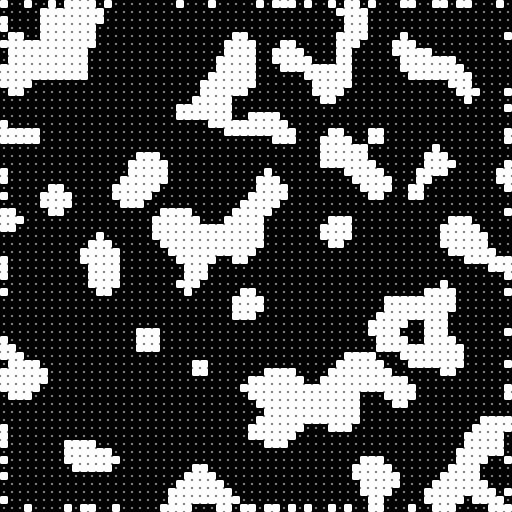
#> input picture ascii_training_data/cave_0.png, 1024 x 1024 px (shown at 1/2 size)
$ python -i gradient_mapper.py   (imports and definitions only)   (older library calls are emulated)
#> lines starting #> are read from the running program, lines starting #| are printed output that depends on the picture
#> further down, picture is the input picture: PIL image 1024x1024 L; 15.3% white in thin lines or dots
"""
Gradient-Based ASCII Mapper v1
High-quality ASCII art generation using brightness-to-character density mapping.

Key Features:
1. Extended character ramps (70+ characters sorted by density)
2. Floyd-Steinberg dithering for smooth gradients
3. Edge enhancement for crisp contours
4. Multiple preset ramps (detailed, standard, minimal)
5. Block-based averaging for cleaner output
"""

import numpy as np
from PIL import Image, ImageFilter, ImageEnhance, ImageOps
from typing import Optional, Tuple, List
from dataclasses import dataclass
import cv2


# =============================================================================
# CHARACTER RAMPS - Sorted by visual density (dark to light)
# =============================================================================

# Ultra-detailed ramp - 70 characters for maximum gradient smoothness
RAMP_ULTRA = "$@B%8&WM#*oahkbdpqwmZO0QLCJUYXzcvunxrjft/\\|()1{}[]?-_+~<>i!lI;:,\"^`'. "

# Detailed ramp - 40 characters for good gradients
RAMP_DETAILED = "@%#*+=-:. $@B%8&WM#oahkbdpwmZO0QCJYXzvunxrjft/|()1[]?-_~<>i!l;:,^`"

# Standard ramp - 16 characters (good balance)
RAMP_STANDARD = "@%#*+=-:. "

# Minimal ramp - 10 characters for stylized look
RAMP_MINIMAL = "@#S%?*+;:. "

# Block ramp - Uses block characters for density
RAMP_BLOCKS = "█▓▒░ "

# Structural ramp - Emphasizes edges and structure
RAMP_STRUCTURAL = "@#$%&8BMW*oahkbd|/\\(){}[]<>+=-~:;,.`' "

# Custom high-contrast ramp optimized for ASCII art
RAMP_CONTRAST = "@@@@@%%%%####****++++====----::::....    "


# Neat ramp - High contrast, structural characters only (user request)
RAMP_NEAT = " @#|/\\()<>[] "  # Prioritize space, solid blocks, and strong lines

@dataclass
class GradientConfig:
    """Configuration for gradient-based ASCII conversion."""
    ramp: str = RAMP_STANDARD
    width: int = 80                    # Output width in characters
    contrast: float = 1.5              # Contrast enhancement (1.0 = none)
    brightness: float = 1.0            # Brightness adjustment
    sharpness: float = 1.5             # Edge sharpening
    dither: bool = True                # Enable Floyd-Steinberg dithering
    invert: bool = False               # Invert brightness (for dark backgrounds)
    invert_ramp: bool = False          # Invert ramp mapping (white->dense instead of white->sparse)
    edge_enhance: bool = True          # Enhance edges before conversion
    gamma: float = 1.0                 # Gamma correction (< 1 = brighter midtones)
    block_size: Tuple[int, int] = (2, 4)  # Pixels per character (width, height)
    aspect_ratio: float = 0.5          # Character aspect ratio correction (height/width of char)


class GradientMapper:
    """
    High-quality ASCII art generator using brightness-to-character mapping.

    This mapper uses visual density of characters to create smooth gradients,
    producing more photorealistic ASCII art compared to edge-based methods.
    """

    def __init__(self, config: Optional[GradientConfig] = None):
        self.config = config or GradientConfig()
        self._precompute_ramp()

    def _precompute_ramp(self):
        """Precompute character lookup for fast conversion."""
        ramp = self.config.ramp
        self.ramp_length = len(ramp)
        self.char_array = np.array(list(ramp))

    # [50 lines left out: functions set_ramp, _preprocess, not called in this run]

    def _resize_for_ascii(self, image: Image.Image) -> Image.Image:
        """
        Resize image to match ASCII output dimensions.

        Uses aspect_ratio config to correct for character dimensions.
        Default 0.5 means chars are ~2x taller than wide.
        """
        target_width = self.config.width

        # Calculate output height using aspect ratio correction
        img_aspect = image.height / image.width
#> img_aspect = 1
        char_aspect = self.config.aspect_ratio  # How much vertical compression

        # Output dimensions in characters
        out_height = int(target_width * img_aspect * char_aspect)
#> out_height = 40

        # Calculate pixel dimensions for processing
        block_w, block_h = self.config.block_size
        new_width = target_width * block_w
        new_height = out_height * block_h
#> new_height = 160

        return image.resize((new_width, new_height), Image.Resampling.LANCZOS)
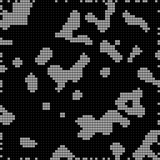
#> returned value: PIL image 160x160 L; min 0, max 193, mean 39.6

    # [168 lines left out: functions _apply_dithering, _block_average, _map_brightness_to_char, convert, convert_with_edges, not called in this run]


    @staticmethod
    def _angle_to_boundary_char(angle: float, density: float) -> str:
        """Map edge angle and local density to a boundary ASCII character."""
        if density > 0.65:
            return '@'
        if density > 0.45:
            return '#'
        if density > 0.28:
            return '+'
        angle = angle % 180
        if angle < 22.5 or angle >= 157.5:
            return '-'
        elif 22.5 <= angle < 67.5:
            return '/'
        elif 67.5 <= angle < 112.5:
            return '|'
        else:
            return '\\'

    def convert_boundary_focused(self, image: Image.Image) -> str:
        """
        Boundary-faithful ASCII conversion using direction-aware edge characters.

        Maps detected edges to directional characters (|, -, /, \\, +, #)
        and fills background with spaces — faithful to image contours rather
        than tonal values.  Uses adaptive Canny + bilateral filtering so
        texture/noise does not produce false boundaries.
        """
        if image.mode != 'L':
            gray = image.convert('L')
        else:
            gray = image.copy()

        resized = self._resize_for_ascii(gray)
        img_array = np.array(resized)

        # Bilateral filter: suppresses texture noise while preserving edges
        smoothed = cv2.bilateralFilter(img_array, d=5, sigmaColor=40, sigmaSpace=40)
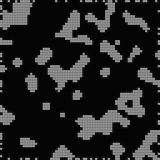
#> smoothed: shape (160, 160); min 3, max 174, mean 38.6

        # Adaptive Canny thresholds derived from image statistics
        median_val = float(np.median(smoothed))
#> median_val = 6
        low_thresh = max(15, int(0.33 * median_val))
#> low_thresh = 15
        high_thresh = min(240, int(median_val * 1.1))
#> high_thresh = 6
        edges = cv2.Canny(smoothed, low_thresh, high_thresh)
#> edges: shape (160, 160); 9.8% white in thin lines or dots

        # Dilate 1 px so thin edges survive block averaging
        kernel = np.ones((2, 2), np.uint8)
        edges = cv2.dilate(edges, kernel, iterations=1)
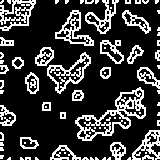
#> edges: shape (160, 160); 22.6% white in thin lines or dots

        # Gradient directions for character selection
        sx = cv2.Sobel(smoothed.astype(np.float32), cv2.CV_32F, 1, 0, ksize=3)
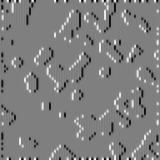
#> sx: shape (160, 160) float32; min -608, max 606, mean -0.9; drawn with min black and max white
        sy = cv2.Sobel(smoothed.astype(np.float32), cv2.CV_32F, 0, 1, ksize=3)
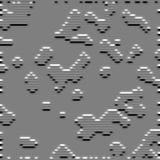
#> sy: shape (160, 160) float32; min -636, max 636, mean 0.2; drawn with min black and max white
        magnitude = np.sqrt(sx ** 2 + sy ** 2)
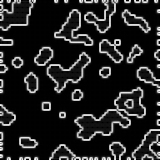
#> magnitude: shape (160, 160) float32; min 0, max 636, mean 92.4; drawn with min black and max white
        angles = np.degrees(np.arctan2(np.abs(sy), sx)) % 180
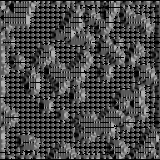
#> angles: shape (160, 160) float32; min 0, max 179.9, mean 74.5

        block_w, block_h = self.config.block_size
        h, w = edges.shape
#> h = 160; w = 160
        out_h = h // block_h
#> out_h = 40
        out_w = w // block_w
#> out_w = 80

        lines = []
        for row in range(out_h):
            line_chars = []
            for col in range(out_w):
                y1, y2 = row * block_h, (row + 1) * block_h
                x1, x2 = col * block_w, (col + 1) * block_w

                block_edges = edges[y1:y2, x1:x2]
                edge_density = float(block_edges.mean()) / 255.0

                if edge_density < 0.10:
                    line_chars.append(' ')
                    continue

                edge_mask = block_edges > 0
                block_angles = angles[y1:y2, x1:x2]
                block_mag = magnitude[y1:y2, x1:x2]

                if edge_mask.any() and block_mag[edge_mask].sum() > 0:
                    avg_angle = float(np.average(
                        block_angles[edge_mask],
                        weights=block_mag[edge_mask] + 1e-6,
                    ))
                else:
                    avg_angle = 90.0

                line_chars.append(self._angle_to_boundary_char(avg_angle, edge_density))

            lines.append(''.join(line_chars))
#> after the loop, lines = 40 items

        return '\n'.join(lines)


# =============================================================================
# Preset Configurations
# =============================================================================

# [159 lines left out: functions create_ultra_detailed_mapper, create_standard_mapper, create_minimal_mapper, create_neat_mapper, create_portrait_mapper, create_block_mapper and 2 more, not called in this run]


# =============================================================================
# CLI Test
# =============================================================================

# [34 lines not run here, left out]

>>> from PIL import Image
>>> picture = Image.open('../ascii_training_data/cave_0.png')
>>> result = GradientMapper().convert_boundary_focused(picture)

$ run again, on ascii_training_data/cave_1.png
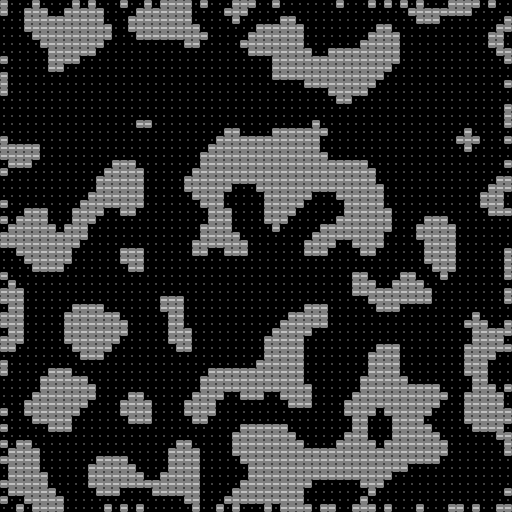
#> input picture ascii_training_data/cave_1.png, 1024 x 1024 px (shown at 1/2 size)
#> picture is the input picture: PIL image 1024x1024 L; 19.4% white in thin lines or dots
#> in convert_boundary_focused, `smoothed = cv2.bilateralFilter(img_array, d=5, sigmaColor=40, sigmaSpa..`:
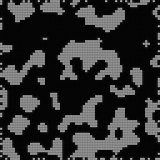
#> smoothed: shape (160, 160); min 3, max 174, mean 49
#> median_val = 6
#> low_thresh = 15
#> high_thresh = 6
#> in convert_boundary_focused, `angles = np.degrees(np.arctan2(np.abs(sy), sx)) % 180`:
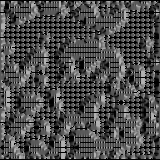
#> angles: shape (160, 160) float32; min 0, max 179.9, mean 76.3
#> after the loop in convert_boundary_focused, `for row in range(out_h):`: lines = 40 items

$ run again, on ascii_training_data/cave_10.png
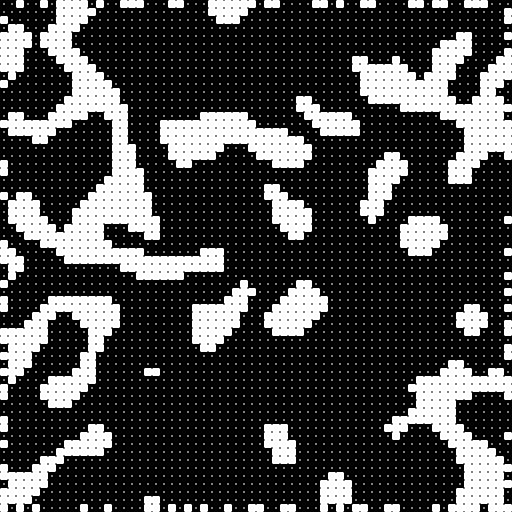
#> input picture ascii_training_data/cave_10.png, 1024 x 1024 px (shown at 1/2 size)
#> picture is the input picture: PIL image 1024x1024 L; 15.4% white in thin lines or dots
#> in convert_boundary_focused, `smoothed = cv2.bilateralFilter(img_array, d=5, sigmaColor=40, sigmaSpa..`:
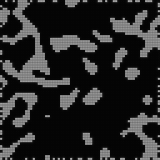
#> smoothed: shape (160, 160); min 3, max 174, mean 39
#> median_val = 6
#> low_thresh = 15
#> high_thresh = 6
#> in convert_boundary_focused, `angles = np.degrees(np.arctan2(np.abs(sy), sx)) % 180`:
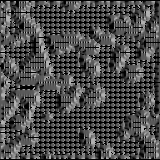
#> angles: shape (160, 160) float32; min 0, max 179.9, mean 74.6
#> after the loop in convert_boundary_focused, `for row in range(out_h):`: lines = 40 items

$ run again, on ascii_training_data/cave_11.png
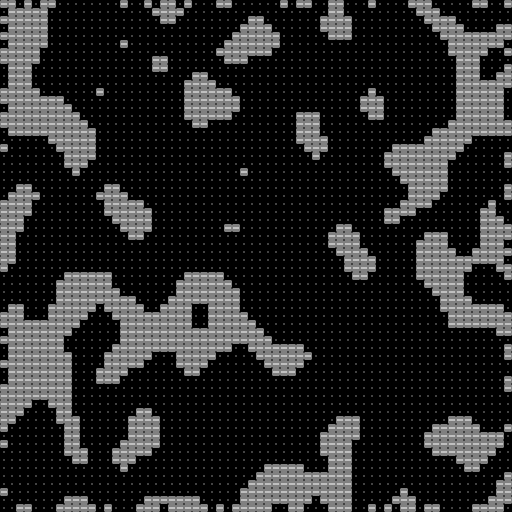
#> input picture ascii_training_data/cave_11.png, 1024 x 1024 px (shown at 1/2 size)
#> picture is the input picture: PIL image 1024x1024 L; 16.2% white in thin lines or dots
#> median_val = 6
#> low_thresh = 15
#> high_thresh = 6
#> in convert_boundary_focused, `angles = np.degrees(np.arctan2(np.abs(sy), sx)) % 180`:
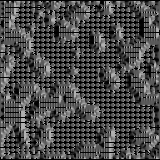
#> angles: shape (160, 160) float32; min 0, max 179.9, mean 73.5
#> after the loop in convert_boundary_focused, `for row in range(out_h):`: lines = 40 items
